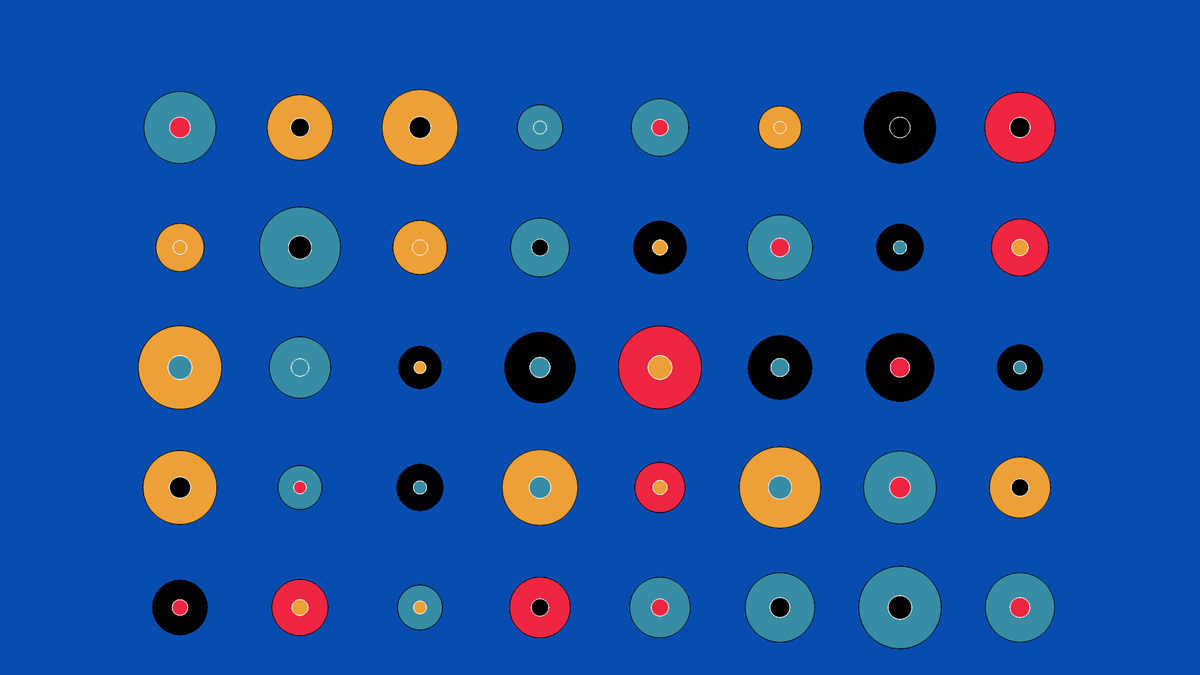
Frame 1 (no input)
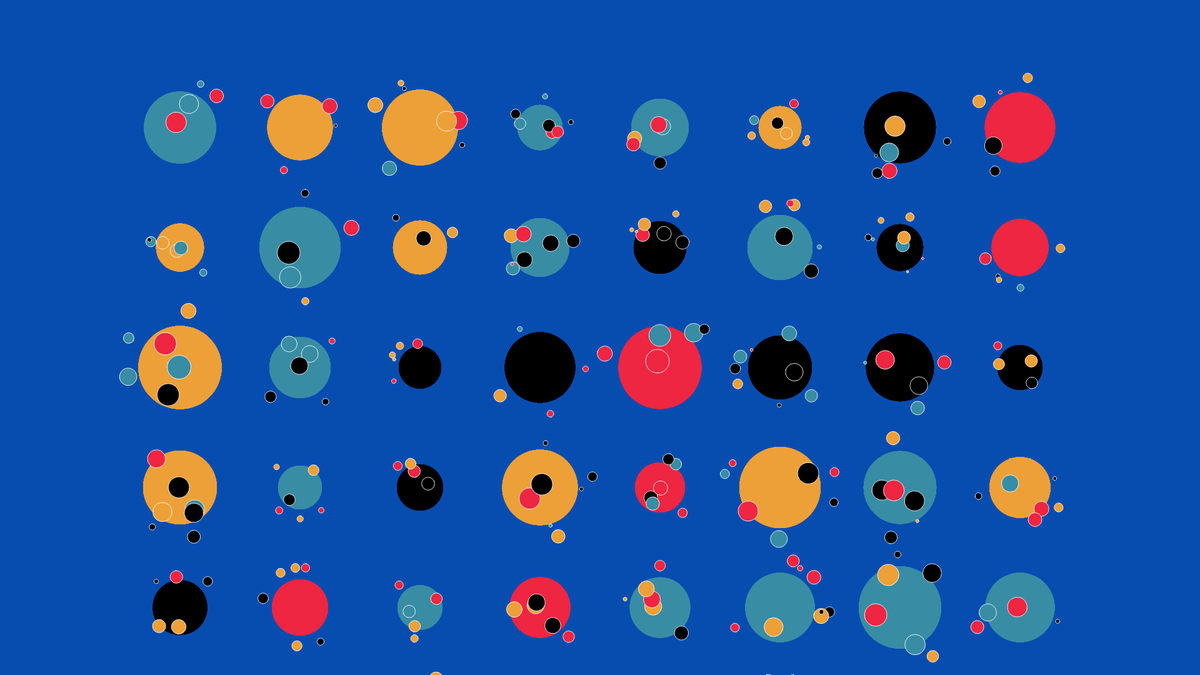
Frame 60 (no input)
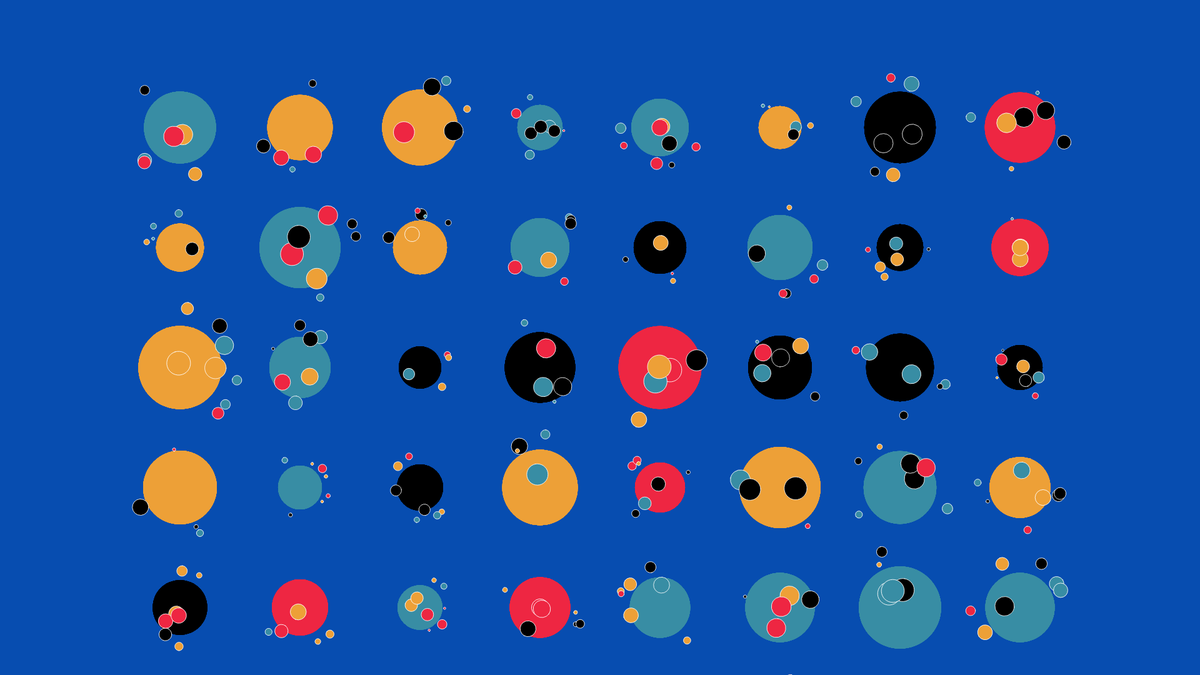
Frame 120 (the mouse pressed at the canvas centre since frame 60)

The p5.js sketch that drew these frames (run headless with seeded random() and noise() and a simulated clock; from frame 60 on, the mouse is pressed at the canvas centre):

// p5.js sketch
// ── sketch.js
let movers = [];
let colors = ['#ee2642', '#eda037', '#388da4', '#000000'];
let circles = [];

function setup() {
	createCanvas(1920,1080);
	let seg = 8;
	let w = width / seg;
	for (let i = 0; i < seg; i++) {
		for (let j = 0; j < seg; j++) {
			let x = i * w + w / 2;
			let y = j * w + w / 2;
			let d = random(0.5, 1)*w;
			let num = int(random(9, 8));
			let col = random(colors);
			for(let k=0; k<num; k++){
				circles.push({x:x, y:y, d:d*0.7, c:col});
				movers.push(new Mover(x, y, d*0.5));
			}
			}
	}
}

function draw() {
	translate(width / 2, height / 2);
	scale(0.8);
	translate(-width / 2, -height / 2);

	background(7,77,176);

	for(let c of circles){
		fill(c.c);
		circle(c.x, c.y, c.d);
	}

	for(let mv of movers){
		mv.show();
		mv.move();
	}
	noStroke();
	
}

class Mover{
	constructor(x, y, r){
		this.x = x;
		this.y = y;
		this.r = r;
		this.cs = this.r * 0.4;
		this.cs0 = this.r * 0.4;
		this.t = random(100);
		this.off = 0;
		this.tStep = random(0.01, 0.05);
		this.ang = random(TAU);
		this.aStep = random(-1, 1)*0.01;
		this.col1 = random(colors);
		this.col2 = random(colors);
		while(this.col1 == this.col2){
			this.col1 = random(colors);
		}
	}

	show(){
		push();
		translate(this.x, this.y);
		rotate(this.ang);
		stroke(255);
		fill(this.col1);
		if(this.cs0*0.15 < this.cs){
			fill(this.col2);
			circle(this.off, 0, this.cs);
		}
		pop();
	}

	move(){
		this.off = map(sin(this.t), -1, 1, -1, 1)*this.r;
		this.cs = map(cos(this.t), -1, 1, this.cs0, 0);
		this.t += this.tStep;
		this.ang += this.aStep;
	}
}
